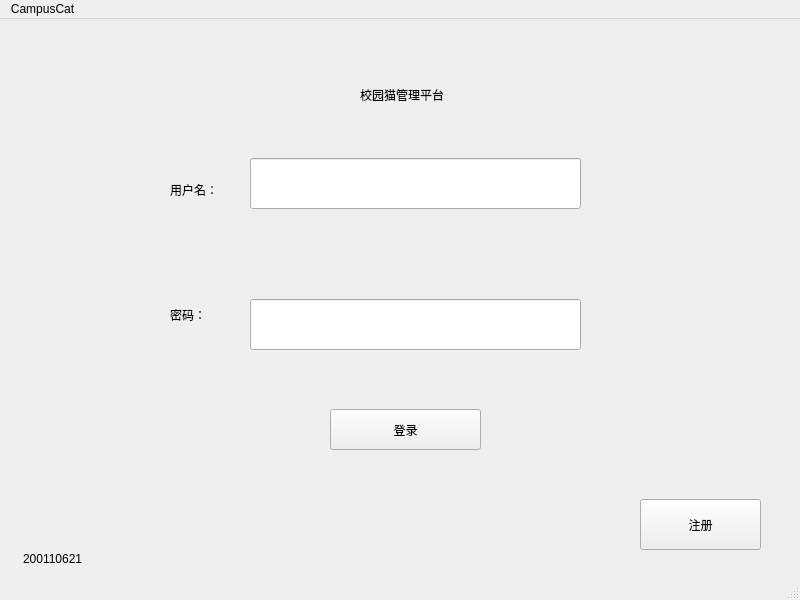
<?xml version="1.0" encoding="UTF-8"?>
<ui version="4.0">
 <class>Login</class>
 <widget class="QMainWindow" name="Login">
  <property name="geometry">
   <rect>
    <x>0</x>
    <y>0</y>
    <width>800</width>
    <height>600</height>
   </rect>
  </property>
  <property name="windowTitle">
   <string>MainWindow</string>
  </property>
  <widget class="QWidget" name="centralwidget">
   <widget class="QLabel" name="label">
    <property name="geometry">
     <rect>
      <x>170</x>
      <y>160</y>
      <width>61</width>
      <height>21</height>
     </rect>
    </property>
    <property name="text">
     <string>用户名：</string>
    </property>
   </widget>
   <widget class="QLineEdit" name="usernameEdit">
    <property name="geometry">
     <rect>
      <x>250</x>
      <y>139</y>
      <width>331</width>
      <height>51</height>
     </rect>
    </property>
   </widget>
   <widget class="QLabel" name="label_2">
    <property name="geometry">
     <rect>
      <x>170</x>
      <y>290</y>
      <width>54</width>
      <height>12</height>
     </rect>
    </property>
    <property name="text">
     <string>密码：</string>
    </property>
   </widget>
   <widget class="QLabel" name="label_3">
    <property name="geometry">
     <rect>
      <x>360</x>
      <y>60</y>
      <width>161</width>
      <height>31</height>
     </rect>
    </property>
    <property name="text">
     <string>校园猫管理平台</string>
    </property>
   </widget>
   <widget class="QLineEdit" name="passwordEdit">
    <property name="geometry">
     <rect>
      <x>250</x>
      <y>280</y>
      <width>331</width>
      <height>51</height>
     </rect>
    </property>
    <property name="text">
     <string/>
    </property>
    <property name="echoMode">
     <enum>QLineEdit::Password</enum>
    </property>
   </widget>
   <widget class="QPushButton" name="regButton">
    <property name="geometry">
     <rect>
      <x>640</x>
      <y>480</y>
      <width>121</width>
      <height>51</height>
     </rect>
    </property>
    <property name="text">
     <string>注册</string>
    </property>
   </widget>
   <widget class="QPushButton" name="loginButton">
    <property name="geometry">
     <rect>
      <x>330</x>
      <y>390</y>
      <width>151</width>
      <height>41</height>
     </rect>
    </property>
    <property name="text">
     <string>登录</string>
    </property>
   </widget>
   <widget class="QLabel" name="label_4">
    <property name="geometry">
     <rect>
      <x>23</x>
      <y>530</y>
      <width>71</width>
      <height>20</height>
     </rect>
    </property>
    <property name="text">
     <string>200110621</string>
    </property>
   </widget>
  </widget>
  <widget class="QMenuBar" name="menubar">
   <property name="geometry">
    <rect>
     <x>0</x>
     <y>0</y>
     <width>800</width>
     <height>23</height>
    </rect>
   </property>
   <widget class="QMenu" name="menuCampusCat">
    <property name="title">
     <string>CampusCat</string>
    </property>
   </widget>
   <addaction name="menuCampusCat"/>
  </widget>
  <widget class="QStatusBar" name="statusbar"/>
 </widget>
 <resources/>
 <connections/>
</ui>
